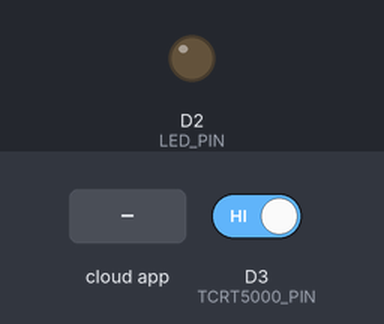
Simulated run of this sketch. Board: ESP8266 (NodeMCU). Shown: output pins drawn as LEDs (lit = HIGH). Inputs (shaded band) come from the test bench; at power-on: D3 (TCRT5000_PIN) HIGH. WiFi joins after 1.5 s; servers stay silent unless stated; the Firebase database answers and starts empty; what the sketch prints to the serial monitor is not drawn.

Above: at 2.7 s.
2.8 s: D3 (TCRT5000_PIN) driven LOW
At 4.0 s:
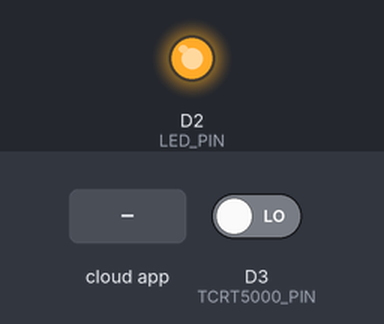
4.6 s: the phone or cloud app sets status to 0
7.6 s: D3 (TCRT5000_PIN) driven HIGH
At 7.6 s:
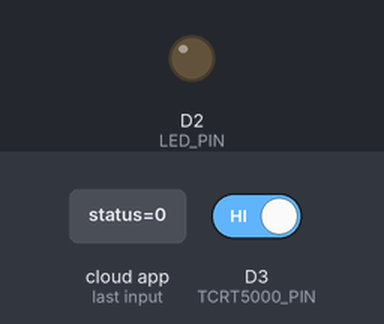
Timing chart, 0 to 10.6 s (numbered marks = the images above; inputs shaded):
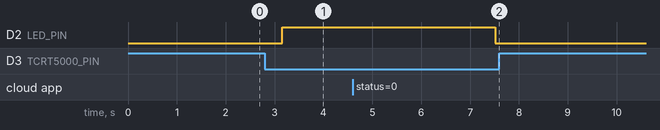

Measured:
- after the input at 2.8 s, D2 (LED_PIN): LOW → HIGH after 0.36 s
- after the input at 4.6 s, D2 (LED_PIN): HIGH → LOW after 2.9 s
- after the input at 7.6 s, D2 (LED_PIN): stays LOW (without the input it goes to HIGH after 0.67 s)

The sketch:

sketch.ino
```cpp
#include <Arduino.h>
#if defined(ESP32)
  #include <WiFi.h>
#elif defined(ESP8266)
  #include <ESP8266WiFi.h>
#endif
#include <Firebase_ESP_Client.h>

#include "addons/TokenHelper.h"
#include "addons/RTDBHelper.h"

#define WIFI_SSID "YOUR_WIFI_SSID"
#define WIFI_PASSWORD "YOUR_WIFI_PASSWORD"

#define API_KEY "YOUR_FIREBASE_API_KEY"
#define DATABASE_URL "YOUR_FIREBASE_DATABASE_URL"

#define TCRT5000_PIN D3
#define LED_PIN D2

FirebaseData fbdo;
FirebaseAuth auth;
FirebaseConfig config;

bool signupOK = false;
bool lastSensorState = HIGH;  // Initial sensor state (no object)
unsigned long lastUpdateTime = 0;  // Timer for limiting Firebase updates
const unsigned long updateInterval = 5000;  // Minimum interval between updates (5 seconds)
unsigned long ledTurnOffTime = 0;  // Timer for turning off the LED

void setup() {
  Serial.begin(115200);

  pinMode(TCRT5000_PIN, INPUT);
  pinMode(LED_PIN, OUTPUT);
  digitalWrite(LED_PIN, LOW);  // Ensure LED is off initially

  Serial.println("Pokretanje senzora...");

  WiFi.begin(WIFI_SSID, WIFI_PASSWORD);
  Serial.print("Povezivanje na Wi-Fi");
  while (WiFi.status() != WL_CONNECTED) {
    Serial.print(".");
    delay(300);
  }
  Serial.println();
  Serial.print("Povezano! IP adresa: ");
  Serial.println(WiFi.localIP());
  Serial.println();

  config.api_key = API_KEY;
  config.database_url = DATABASE_URL;

  if (Firebase.signUp(&config, &auth, "", "")) {
    Serial.println("Firebase povezivanje uspješno");
    signupOK = true;
  } else {
    Serial.printf("Firebase povezivanje neuspješno: %s\n", config.signer.signupError.message.c_str());
  }

  config.token_status_callback = tokenStatusCallback;
  Firebase.begin(&config, &auth);
  Firebase.reconnectWiFi(true);
}

void loop() {
  if (Firebase.ready() && signupOK) {
    int currentSensorState = digitalRead(TCRT5000_PIN);

    if (currentSensorState != lastSensorState || (millis() - lastUpdateTime > updateInterval)) {
      lastUpdateTime = millis();

      if (currentSensorState == LOW) {
        if (Firebase.RTDB.setString(&fbdo, "/Mailbox/status", "Pismo detektovano")) {
          Serial.println("Pismo detektovano - Poslano Firebase-u");
        } else {
          Serial.println("Greška pri slanju u Firebase:");
          Serial.println(fbdo.errorReason());
        }
      } else {
        if (Firebase.RTDB.setString(&fbdo, "/Mailbox/status", "Sanduče je prazno")) {
          Serial.println("Sanduče je prazno - Poslano Firebase-u");
        } else {
          Serial.println("Greška pri slanju u Firebase:");
          Serial.println(fbdo.errorReason());
        }
      }

      lastSensorState = currentSensorState;
    }

    if (Firebase.RTDB.getString(&fbdo, "/Mailbox/status")) {
      String mailboxStatus = fbdo.stringData();
      if (mailboxStatus == "Pismo detektovano") {
        Serial.println("Primljeno: Pismo detektovano");
        digitalWrite(LED_PIN, HIGH);  // Turn on LED
        ledTurnOffTime = millis() + 3000;
      }
    } else {
      Serial.println("Greška pri čitanju iz Firebase:");
      Serial.println(fbdo.errorReason());
    }
  }

  if (ledTurnOffTime > 0 && millis() > ledTurnOffTime) {
    digitalWrite(LED_PIN, LOW);
    ledTurnOffTime = 0;
  }
}
```
